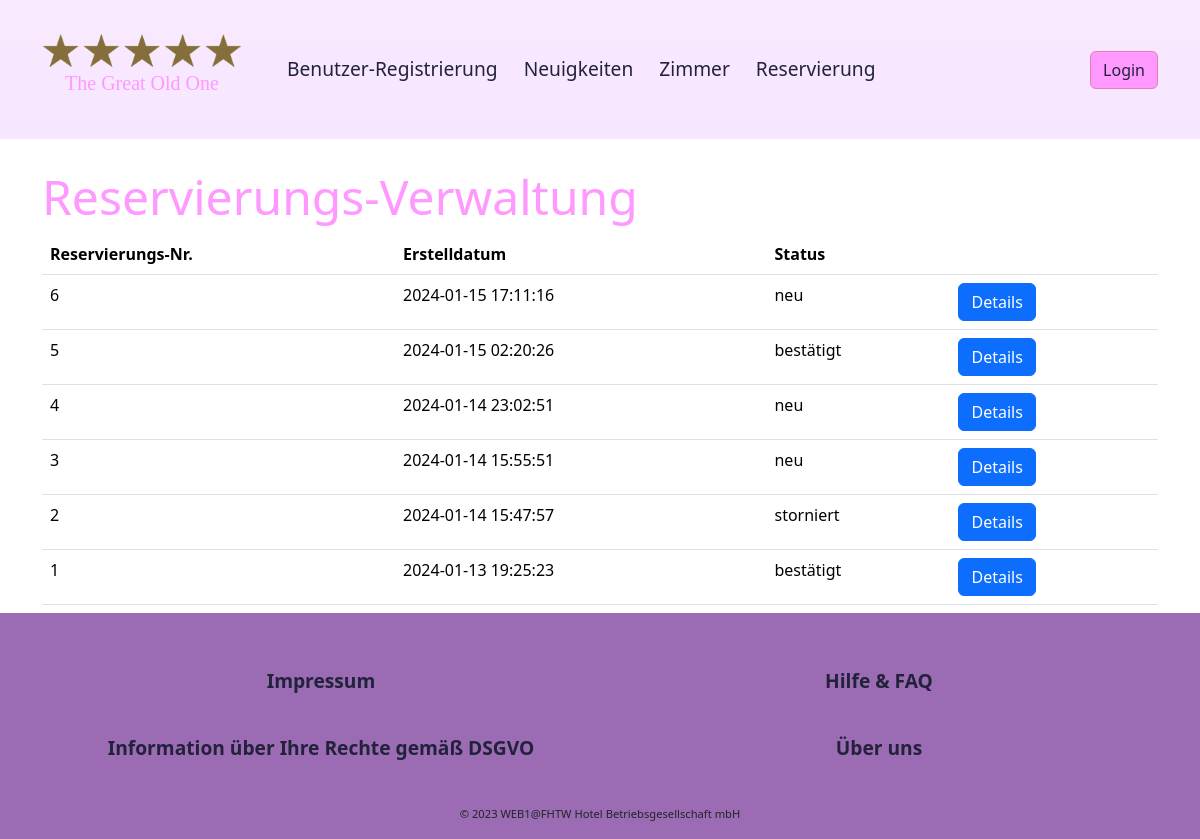
The app's page /reservationManagement/admin_reservationManagement/admin_reservation_management.php with its own data.
### tables this page shows
CREATE TABLE IF NOT EXISTS `reservations` (
  `id` int(11) NOT NULL AUTO_INCREMENT,
  `user_id` int(11) NOT NULL,
  `room_id` int(11) NOT NULL,
  `start_date` date NOT NULL,
  `end_date` date NOT NULL,
  `number_of_persons` int(11) NOT NULL,
  `has_breakfast` tinyint(1) NOT NULL,
  `number_of_parking_lots` int(11) NOT NULL,
  `number_of_pets` int(11) NOT NULL,
  `comment` text DEFAULT NULL,
  `state` enum('new','confirmed','cancelled') NOT NULL DEFAULT 'new',
  `created_at` timestamp NOT NULL DEFAULT current_timestamp(),
  PRIMARY KEY (`id`) USING BTREE,
  KEY `FK_user_id` (`user_id`) USING BTREE,
  KEY `FK_room_id` (`room_id`) USING BTREE,
  CONSTRAINT `FK_room_id` FOREIGN KEY (`room_id`) REFERENCES `rooms` (`id`),
  CONSTRAINT `FK_user_id` FOREIGN KEY (`user_id`) REFERENCES `users` (`id`) ON DELETE CASCADE ON UPDATE CASCADE,
  CONSTRAINT `chk_end_date` CHECK (`end_date` >= `start_date`)
);

### reservationManagement/ReservationManagementSystem.php (the view, shortened to what this page needs)
<?php
class ReservationManagementSystem
{
    public function printAllReservations()
    {
        require '../../database/dbaccess.php';
        $sqlSelect =
        "SELECT RE.id, U.firstname, U.lastname, RE.start_date, RE.end_date, RE.number_of_persons, RT.room_type_name, RO.room_number, RE.number_of_parking_lots, RE.number_of_pets,
                RE.comment, RE.state, RE.created_at
         FROM reservations AS RE
         LEFT JOIN rooms AS RO
         ON RE.room_id = RO.id
         LEFT JOIN room_types AS RT
         ON RO.room_type = RT.id
         LEFT JOIN users AS U
         ON RE.user_id = U.id
         ORDER BY RE.created_at DESC;";
        $result = $connection->query($sqlSelect);
            if ($result->num_rows > 0) {
                echo "<table class=\"table mb-2\">";
                    echo "<tr>";
                        echo "<th class=\"resOVth\">Reservierungs-Nr.</th>";
                        echo "<th class=\"resOVth\">Erstelldatum</th>";
                        echo "<th class=\"resOVth\">Status</th>";
                        echo "<th class=\"resOVth\"></th>";
                    echo "</tr>";
                    while($row = $result->fetch_assoc()) {
                        $id = $row["id"];
                        $createdAt = $row["created_at"];
                        $state = $this->getResStateGerman($row["state"]);
                        echo "<tr>";
                            echo "<td class=\"resOVth\">$id</td>";
                            echo "<td class=\"resOVth\">$createdAt</td>";
                            echo "<td class=\"resOVth\">$state</td>";
                            echo "<td class=\"resOVth\"><form method=\"post\" action=\"./../admin_reservationManagement/admin_reservation_management.php\"><button class=\"btn btn-primary\" type=\"submit\" name=\"getResDetailView\" id=\"getResDetailView\" value=\"$id\">Details</button></form></td>";
                        echo "</tr>";
                    }
                echo "</table>";
              } else {
                echo "Keine Reservierungen vorhanden!";
              }
    }
    public function getResStateGerman($resState)
    {
        switch ($resState) {
            case "new":
                $stateGerman = "neu";
            break;
            case "confirmed":
                $stateGerman = "bestätigt";
            break;
            case "cancelled":
                $stateGerman = "storniert";
            break;
        }
        return $stateGerman;
    }
}

### reservationManagement/admin_reservationManagement/admin_reservation_management.php (shortened to what this page needs)
<!DOCTYPE html>
<html lang="en">
<head>
    <link href="https://cdn.jsdelivr.net/npm/bootstrap@5.3.2/dist/css/bootstrap.min.css" rel="stylesheet"
>
    <link rel="stylesheet" href="../../styles.css"/>
</head>
<body class="bgColor bg-gradient">
<header>
    <?php
    include '../../navigation/navbar/topNavBar.php';
    ?>
</header>
<main>
    <div class="container justify-content-left">
        <h1>Reservierungs-Verwaltung</h1>
        <?php
            require_once('../../reservationManagement/ReservationManagementSystem.php');
            $rms = new ReservationManagementSystem();
            if((isset($_POST["getResDetailView"]) || isset($_POST["cancelRes"]) || isset($_POST["confirmRes"]) || isset($_POST["resetCancel"])) && !isset($_POST["goback2ResList"])) {
                echo "<h2>Detailansicht</h2>";
                if(isset($_POST["getResDetailView"])) {
                    $rms->printReservationOverviewById($_POST["getResDetailView"]);
                } elseif (isset($_POST["cancelRes"])) {
                    $rms->updateResState($_POST["cancelRes"], "cancelled");
                    $rms->printReservationOverviewById($_POST["cancelRes"]);
                } elseif (isset($_POST["confirmRes"])) {
                    $rms->updateResState($_POST["confirmRes"], "confirmed");
                    $rms->printReservationOverviewById($_POST["confirmRes"]);
                } elseif (isset($_POST["resetCancel"])) {
                    $rms->updateResState($_POST["resetCancel"], "new");
                    $rms->printReservationOverviewById($_POST["resetCancel"]);
                }
            } else {
                $rms->printAllReservations();
            }
        ?>
    </div>
</main>
<footer>
    <?php
    include '../../navigation/footer/footerNav.php';
    ?>
</footer>
</body>
</html>

### navigation/navbar/topNavBar.php (shortened to what this page needs)
<nav class="navbar fixed-top navbar-expand-lg navBarColor bg-gradient">
    <div class="container justify-content-left" id="nav-mother-container">
        <div class="navbar d-flex flex-column navbar-brand">
            <a class="p-1 mb-2" id="homeLink" href="../../index.php">
                <div>
                    <img src="../../images/fiveGoldenStarsTransparentBG.png" alt="">
                </div>
                <div>
                    The Great Old One
                </div>
            </a>
        </div>
        <div class="collapse navbar-collapse" id="navbarSupportedContent">
            <ul class="navbar-nav me-auto mb-2 mb-lg-0 ms-3 nav-main-menu-item-list">
                <?php
                if (!isset($_SESSION["currentUser"])) {
                    echo "
                        <li class='nav-item px-2'>
                            <a href='../../userManagement/registration/registration_form.php'>Benutzer-Registrierung</a>
                        </li>
                        ";
                }
                ?>
                <li class="nav-item px-2">
                    <a href="../../content/news/news_form.php">Neuigkeiten</a>
                </li>
                <li class="nav-item px-2">
                    <a href="../../content/information/rooms.php">Zimmer</a>
                </li>
                <li class="nav-item px-2">
                    <a href="../../content/reservation/roomReservation.php">Reservierung</a>
                </li>
            </ul>
            <div class="nav-item d-flex justify-content-end bg-info-subtle bg-opacity-25 rounded">
                <a class="btn btn-outline-info" id="loginLink" href="../../userManagement/login/login_form.php">
                    <?php
                    if (!isset($_SESSION["currentUser"])) {
                        echo 'Login';
                    } else {
                        echo 'Profil';
                    }
                    ?>
                </a>
            </div>
        </div>
    </div>
</nav>

### navigation/footer/footerNav.php
<div class="container mt-3 ">
    <ul class="nav justify-content-left footerNavBgColor footerNavBorderBottom pb-3 mb-3">
        <li class="nav-item col-6"><a href="../../content/information/impressum.php" class="px-2">Impressum</a></li>
        <li class="nav-item col-6"><a href="../../content/information/help.php" class="px-2">Hilfe & FAQ</a></li>
        <li class="nav-item col-6"><a href="../../content/information/datenschutzinfo.php" class="px-2">Information über Ihre Rechte gemäß DSGVO</a></li>
        <li class="nav-item col-6"><a href="../../content/information/about.php" class="px-2">Über uns</a></li>
    </ul>
    <p class="text-left copyright-text">&copy; 2023 WEB1@FHTW Hotel Betriebsgesellschaft mbH</p>
</div>

### styles.css (style rules this page uses)
:root { --primary: #FFFFFF; --secondary: #f7e6ff; --tertiary: #9b6bb3; --headline: rgba(255, 153, 255, 1); --text: #22223b; --text-visited: #22223b; --text-hover: #000000; --highlight: #ed79b3; --TheGreatFont: "Brush Script MT"; }
main div { margin: 0; }
.bgColor { background-color: var(--primary); }
#loginLink { color: var(--headline) }

### styles/footer.css (style rules this page uses)
footer { background-color: var(--tertiary); display: flex; }
footer ul { background-color: var(--tertiary); display: flex; justify-content: center; align-items: center; }
footer ul li { background-color: var(--tertiary); text-align: center; margin-top: 2em; font-size: 1.2em; font-weight: bolder; }
.footerNavBorderBottom { border-bottom-style: solid; border-width: 5px; border-color: var(--tertiary); }
.footerNavBgColor { background-color: var(--tertiary); }
.copyright-text { text-align: center; margin-top: 2em; font-size: 0.7em; }

### styles/navbar.css (style rules this page uses)
.navBarColor { background-color: var(--secondary); }
#nav-mother-container { display: flex; flex-direction: row; align-items: center; margin-top: 1em; margin-bottom: 1em; }
#homeLink { display: flex; flex-direction: column; align-items: center; max-width: 10em; }
#homeLink div { font-family: var(--TheGreatFont) !important; font-weight: 400 !important; color: var(--headline); }
#homeLink img { max-width: 10em; }
.nav-main-menu-item-list li { font-size: 1.2em; }
.btn-outline-info { background-color: var(--headline) !important; border-color: var(--highlight) !important; color: var(--text) !important; }
.bg-info-subtle { background-color: var(--secondary) !important; }

### styles/generics.css (style rules this page uses)
html { background-color: var(--tertiary); }
body { padding-top: 10.5em; margin-bottom: -10em; }
h1 { font-size: 48px; color: var(--headline); }
a { color: var(--text); text-decoration: none; padding: 5px; }

### styles/reservation.css (style rules this page uses)
.resOVth { padding-right: 10px; }

### records on screen
reservations: id "6", created_at "2024-01-15 17:11:16", state "neu"
reservations: id "5", created_at "2024-01-15 02:20:26", state "bestätigt"
reservations: id "4", created_at "2024-01-14 23:02:51", state "neu"
reservations: id "3", created_at "2024-01-14 15:55:51", state "neu"
reservations: id "2", created_at "2024-01-14 15:47:57", state "storniert"
reservations: id "1", created_at "2024-01-13 19:25:23", state "bestätigt"
